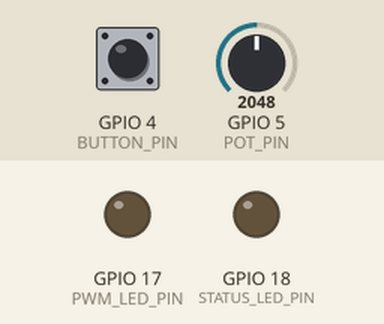
This sketch was run on a simulated ESP32. Parts: output pins drawn as LEDs (lit = HIGH). Inputs (shaded band) come from the test bench; at power-on: GPIO 4 (BUTTON_PIN) HIGH, GPIO 5 (POT_PIN) = 2048 (analog values on the 0–4095 scale). What the sketch prints to the serial monitor is not drawn.

Above: at 1.2 s.
1.3 s: GPIO 4 (BUTTON_PIN) pulled LOW for 0.15 s
At 1.39 s:
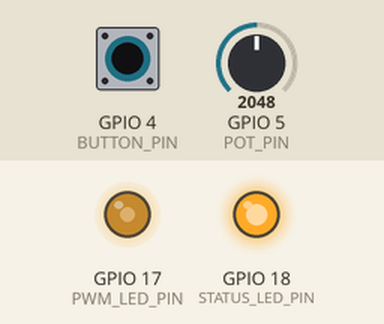
2.9 s: GPIO 4 (BUTTON_PIN) pulled LOW for 3.2 s
At 6.8 s:
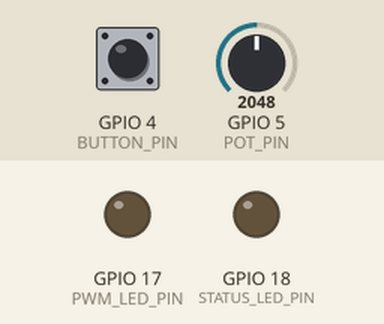
Timing chart, 0 to 8.3 s (numbered marks = the images above; inputs shaded):
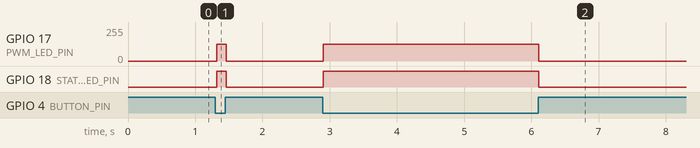

The sketch:

GUINOO_BCA188_Lab5.ino
```cpp
#include <Arduino.h>

const uint8_t BUTTON_PIN = 4;
const uint8_t POT_PIN = 5;
const uint8_t STATUS_LED_PIN = 18;
const uint8_t PWM_LED_PIN = 17;

bool buttonPressed = false;
bool pwmReady = false;

int rawInput = 0;
int requestedDuty = 0;
int appliedDuty = 0;

void readInputs();
void processInputs();
void updateOutputs();

void setup() {

  Serial.begin(115200);

  // Button
  pinMode(BUTTON_PIN, INPUT_PULLUP);

  // Status LED
  pinMode(STATUS_LED_PIN, OUTPUT);
  digitalWrite(STATUS_LED_PIN, LOW);

  // PWM LED
  pinMode(PWM_LED_PIN, OUTPUT);
  digitalWrite(PWM_LED_PIN, LOW);

  // Potentiometer / ADC
  analogReadResolution(12);
  analogSetPinAttenuation(POT_PIN, ADC_11db);

  // PWM
  pwmReady = ledcAttach(PWM_LED_PIN, 5000, 8);

  if (pwmReady) {
    ledcWrite(PWM_LED_PIN, 0);
  } else {
    Serial.println("PWM setup failed.");
  }

  Serial.println("System started.");
  Serial.println("Reading potentiometer...");
}

void loop() {

  readInputs();
  processInputs();
  updateOutputs();

  delay(20);
}

void readInputs() {

  buttonPressed = (digitalRead(BUTTON_PIN) == LOW);

  rawInput = analogRead(POT_PIN);

  // Print potentiometer ADC reading
  Serial.print("Potentiometer ADC: ");
  Serial.println(rawInput);
}

void processInputs() {

  requestedDuty = constrain(
    map(rawInput, 0, 4095, 0, 255),
    0L,
    255L
  );

  if (buttonPressed && pwmReady) {
    appliedDuty = requestedDuty;
  } else {
    appliedDuty = 0;
  }
}

void updateOutputs() {

  digitalWrite(
    STATUS_LED_PIN,
    (buttonPressed && pwmReady) ? HIGH : LOW
  );

  if (pwmReady) {
    ledcWrite(PWM_LED_PIN, appliedDuty);
  }
}
```

Measured:
- after the input at 1.3 s, GPIO 17 (PWM_LED_PIN): 0/255 → 127/255 at once, → 0/255 0.14 s later; GPIO 18 (STATUS_LED_PIN): LOW → HIGH at once, → LOW 0.14 s later
- after the input at 2.9 s, GPIO 17 (PWM_LED_PIN): 0/255 → 127/255 at once, → 0/255 3.2 s later; GPIO 18 (STATUS_LED_PIN): LOW → HIGH at once, → LOW 3.2 s later
